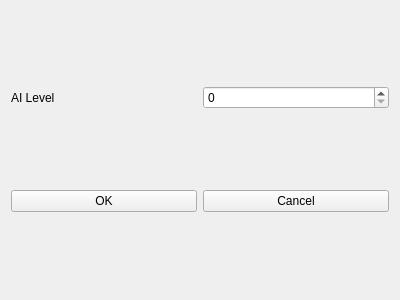
<?xml version="1.0" encoding="UTF-8"?>
<ui version="4.0">
 <class>SettingsView</class>
 <widget class="QWidget" name="SettingsView">
  <property name="geometry">
   <rect>
    <x>0</x>
    <y>0</y>
    <width>400</width>
    <height>300</height>
   </rect>
  </property>
  <property name="sizePolicy">
   <sizepolicy hsizetype="Maximum" vsizetype="Minimum">
    <horstretch>0</horstretch>
    <verstretch>0</verstretch>
   </sizepolicy>
  </property>
  <property name="windowTitle">
   <string>Form</string>
  </property>
  <layout class="QVBoxLayout" name="verticalLayout">
   <item>
    <layout class="QHBoxLayout" name="horizontalLayout">
     <item>
      <widget class="QLabel" name="label">
       <property name="text">
        <string>AI Level</string>
       </property>
      </widget>
     </item>
     <item>
      <widget class="QSpinBox" name="levelSpin"/>
     </item>
    </layout>
   </item>
   <item>
    <layout class="QHBoxLayout" name="horizontalLayout_2">
     <item>
      <widget class="QPushButton" name="butOk">
       <property name="text">
        <string>OK</string>
       </property>
      </widget>
     </item>
     <item>
      <widget class="QPushButton" name="butCancel">
       <property name="text">
        <string>Cancel</string>
       </property>
      </widget>
     </item>
    </layout>
   </item>
  </layout>
 </widget>
 <resources/>
 <connections/>
</ui>
